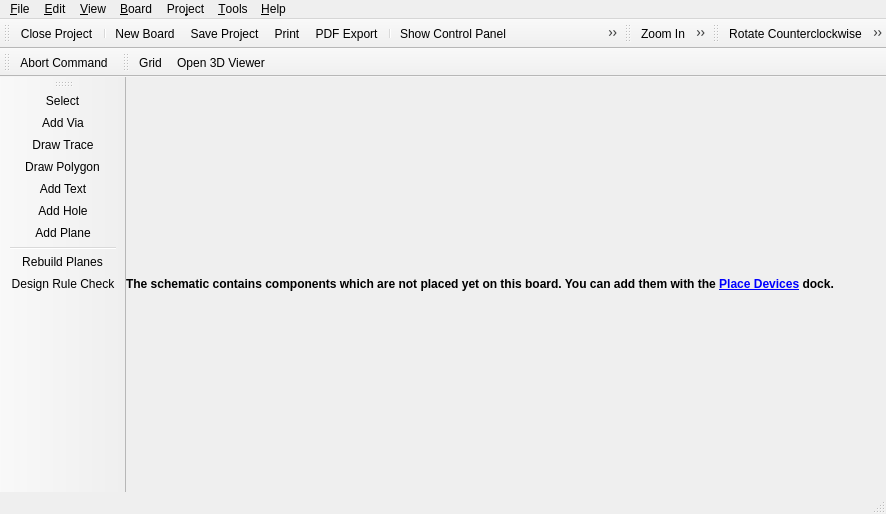
<?xml version="1.0" encoding="UTF-8"?>
<ui version="4.0">
 <class>librepcb::project::editor::BoardEditor</class>
 <widget class="QMainWindow" name="librepcb::project::editor::BoardEditor">
  <property name="enabled">
   <bool>true</bool>
  </property>
  <property name="geometry">
   <rect>
    <x>0</x>
    <y>0</y>
    <width>886</width>
    <height>514</height>
   </rect>
  </property>
  <property name="windowTitle">
   <string>Board Editor</string>
  </property>
  <property name="windowIcon">
   <iconset>
    <normaloff>:/img/actions/board_editor.png</normaloff>:/img/actions/board_editor.png</iconset>
  </property>
  <widget class="QWidget" name="centralwidget">
   <layout class="QVBoxLayout" name="verticalLayout">
    <property name="spacing">
     <number>0</number>
    </property>
    <property name="leftMargin">
     <number>0</number>
    </property>
    <property name="topMargin">
     <number>0</number>
    </property>
    <property name="rightMargin">
     <number>0</number>
    </property>
    <property name="bottomMargin">
     <number>0</number>
    </property>
    <item>
     <widget class="QTabBar" name="tabBar" native="true"/>
    </item>
    <item>
     <widget class="QLabel" name="lblUnplacedComponentsNote">
      <property name="font">
       <font>
        <weight>75</weight>
        <bold>true</bold>
       </font>
      </property>
      <property name="styleSheet">
       <string notr="true">QLabel {background-color: rgb(255, 255, 127); color: rgb(170, 0, 0);};</string>
      </property>
      <property name="text">
       <string>&lt;html&gt;&lt;head/&gt;&lt;body&gt;&lt;p&gt;The schematic contains components which are not placed yet on this board. You can add them with the &lt;a href=&quot;PlaceDevicesDock&quot;&gt;&lt;span style=&quot; text-decoration: underline; color:#0000ff;&quot;&gt;Place Devices&lt;/span&gt;&lt;/a&gt; dock.&lt;/p&gt;&lt;/body&gt;&lt;/html&gt;</string>
      </property>
      <property name="wordWrap">
       <bool>true</bool>
      </property>
      <property name="margin">
       <number>10</number>
      </property>
     </widget>
    </item>
   </layout>
  </widget>
  <widget class="QMenuBar" name="menubar">
   <property name="geometry">
    <rect>
     <x>0</x>
     <y>0</y>
     <width>886</width>
     <height>22</height>
    </rect>
   </property>
   <widget class="QMenu" name="menuFile">
    <property name="title">
     <string>&amp;File</string>
    </property>
    <addaction name="actionProjectSave"/>
    <addaction name="actionExportLppz"/>
    <addaction name="actionExportAsPdf"/>
    <addaction name="actionGenerateBom"/>
    <addaction name="actionGenerateFabricationData"/>
    <addaction name="actionGeneratePickPlace"/>
    <addaction name="actionPrint"/>
    <addaction name="separator"/>
    <addaction name="actionProjectClose"/>
    <addaction name="actionQuit"/>
   </widget>
   <widget class="QMenu" name="menuEdit">
    <property name="title">
     <string>&amp;Edit</string>
    </property>
    <addaction name="actionUndo"/>
    <addaction name="actionRedo"/>
    <addaction name="separator"/>
    <addaction name="actionRotate_CCW"/>
    <addaction name="actionRotate_CW"/>
    <addaction name="actionFlipHorizontal"/>
    <addaction name="actionFlipVertical"/>
    <addaction name="actionCopy"/>
    <addaction name="actionCut"/>
    <addaction name="actionPaste"/>
    <addaction name="actionRemove"/>
    <addaction name="separator"/>
    <addaction name="actionEditNetClasses"/>
   </widget>
   <widget class="QMenu" name="menuView">
    <property name="title">
     <string>&amp;View</string>
    </property>
    <addaction name="actionGrid"/>
    <addaction name="separator"/>
    <addaction name="actionHideAllPlanes"/>
    <addaction name="actionShowAllPlanes"/>
    <addaction name="separator"/>
    <addaction name="actionZoomIn"/>
    <addaction name="actionZoomOut"/>
    <addaction name="actionZoomAll"/>
   </widget>
   <widget class="QMenu" name="menuProject">
    <property name="title">
     <string>Pro&amp;ject</string>
    </property>
    <addaction name="actionProjectProperties"/>
    <addaction name="actionProjectSettings"/>
    <addaction name="separator"/>
    <addaction name="actionUpdateLibrary"/>
   </widget>
   <widget class="QMenu" name="menuTools">
    <property name="title">
     <string>&amp;Tools</string>
    </property>
    <addaction name="actionToolSelect"/>
    <addaction name="actionToolAddVia"/>
    <addaction name="actionToolDrawTrace"/>
    <addaction name="actionToolDrawPolygon"/>
    <addaction name="actionToolAddText"/>
    <addaction name="actionToolAddHole"/>
    <addaction name="actionToolAddPlane"/>
   </widget>
   <widget class="QMenu" name="menuHelp">
    <property name="enabled">
     <bool>true</bool>
    </property>
    <property name="title">
     <string>&amp;Help</string>
    </property>
    <addaction name="actionOnlineDocumentation"/>
    <addaction name="actionOpenWebsite"/>
    <addaction name="actionAbout"/>
    <addaction name="actionAboutQt"/>
   </widget>
   <widget class="QMenu" name="menuBoard">
    <property name="title">
     <string>&amp;Board</string>
    </property>
    <addaction name="actionLayerStackSetup"/>
    <addaction name="actionModifyDesignRules"/>
    <addaction name="actionDesignRuleCheck"/>
    <addaction name="separator"/>
    <addaction name="actionRebuildPlanes"/>
    <addaction name="separator"/>
    <addaction name="actionNewBoard"/>
    <addaction name="actionCopyBoard"/>
    <addaction name="actionRemoveBoard"/>
    <addaction name="separator"/>
   </widget>
   <addaction name="menuFile"/>
   <addaction name="menuEdit"/>
   <addaction name="menuView"/>
   <addaction name="menuBoard"/>
   <addaction name="menuProject"/>
   <addaction name="menuTools"/>
   <addaction name="menuHelp"/>
  </widget>
  <widget class="librepcb::StatusBar" name="statusbar"/>
  <widget class="QToolBar" name="fileToolbar">
   <property name="windowTitle">
    <string>File</string>
   </property>
   <attribute name="toolBarArea">
    <enum>TopToolBarArea</enum>
   </attribute>
   <attribute name="toolBarBreak">
    <bool>false</bool>
   </attribute>
   <addaction name="actionProjectClose"/>
   <addaction name="separator"/>
   <addaction name="actionNewBoard"/>
   <addaction name="actionProjectSave"/>
   <addaction name="actionPrint"/>
   <addaction name="actionExportAsPdf"/>
   <addaction name="separator"/>
   <addaction name="actionShowControlPanel"/>
   <addaction name="actionShowSchematicEditor"/>
   <addaction name="separator"/>
   <addaction name="actionUndo"/>
   <addaction name="actionRedo"/>
  </widget>
  <widget class="QToolBar" name="zoomToolbar">
   <property name="windowTitle">
    <string>Zoom</string>
   </property>
   <attribute name="toolBarArea">
    <enum>TopToolBarArea</enum>
   </attribute>
   <attribute name="toolBarBreak">
    <bool>false</bool>
   </attribute>
   <addaction name="actionZoomIn"/>
   <addaction name="actionZoomOut"/>
   <addaction name="actionZoomAll"/>
  </widget>
  <widget class="QToolBar" name="editToolbar">
   <property name="windowTitle">
    <string>Edit</string>
   </property>
   <attribute name="toolBarArea">
    <enum>TopToolBarArea</enum>
   </attribute>
   <attribute name="toolBarBreak">
    <bool>false</bool>
   </attribute>
   <addaction name="actionRotate_CCW"/>
   <addaction name="actionRotate_CW"/>
   <addaction name="actionFlipHorizontal"/>
   <addaction name="actionFlipVertical"/>
   <addaction name="separator"/>
   <addaction name="actionCut"/>
   <addaction name="actionCopy"/>
   <addaction name="actionPaste"/>
   <addaction name="actionRemove"/>
  </widget>
  <widget class="QToolBar" name="toolsToolbar">
   <property name="windowTitle">
    <string>Tools</string>
   </property>
   <attribute name="toolBarArea">
    <enum>LeftToolBarArea</enum>
   </attribute>
   <attribute name="toolBarBreak">
    <bool>false</bool>
   </attribute>
   <addaction name="actionToolSelect"/>
   <addaction name="actionToolAddVia"/>
   <addaction name="actionToolDrawTrace"/>
   <addaction name="actionToolDrawPolygon"/>
   <addaction name="actionToolAddText"/>
   <addaction name="actionToolAddHole"/>
   <addaction name="actionToolAddPlane"/>
   <addaction name="separator"/>
   <addaction name="actionRebuildPlanes"/>
   <addaction name="actionDesignRuleCheck"/>
  </widget>
  <widget class="QToolBar" name="commandToolbar">
   <property name="windowTitle">
    <string>Command</string>
   </property>
   <attribute name="toolBarArea">
    <enum>TopToolBarArea</enum>
   </attribute>
   <attribute name="toolBarBreak">
    <bool>true</bool>
   </attribute>
   <addaction name="actionCommandAbort"/>
  </widget>
  <widget class="QToolBar" name="viewToolbar">
   <property name="windowTitle">
    <string>View</string>
   </property>
   <attribute name="toolBarArea">
    <enum>TopToolBarArea</enum>
   </attribute>
   <attribute name="toolBarBreak">
    <bool>false</bool>
   </attribute>
   <addaction name="actionGrid"/>
   <addaction name="actionOpen3DViewer"/>
  </widget>
  <action name="actionProjectSave">
   <property name="icon">
    <iconset>
     <normaloff>:/img/actions/save.png</normaloff>:/img/actions/save.png</iconset>
   </property>
   <property name="text">
    <string>&amp;Save Project</string>
   </property>
   <property name="shortcut">
    <string>Ctrl+S</string>
   </property>
  </action>
  <action name="actionProjectClose">
   <property name="icon">
    <iconset>
     <normaloff>:/img/actions/close.png</normaloff>:/img/actions/close.png</iconset>
   </property>
   <property name="text">
    <string>&amp;Close Project</string>
   </property>
  </action>
  <action name="actionPrint">
   <property name="icon">
    <iconset>
     <normaloff>:/img/actions/print.png</normaloff>:/img/actions/print.png</iconset>
   </property>
   <property name="text">
    <string>&amp;Print</string>
   </property>
   <property name="shortcut">
    <string>Ctrl+P</string>
   </property>
  </action>
  <action name="actionQuit">
   <property name="icon">
    <iconset>
     <normaloff>:/img/actions/quit.png</normaloff>:/img/actions/quit.png</iconset>
   </property>
   <property name="text">
    <string>&amp;Quit</string>
   </property>
   <property name="shortcut">
    <string>Ctrl+Q</string>
   </property>
  </action>
  <action name="actionExportAsPdf">
   <property name="icon">
    <iconset>
     <normaloff>:/img/actions/pdf.png</normaloff>:/img/actions/pdf.png</iconset>
   </property>
   <property name="text">
    <string>PDF &amp;Export</string>
   </property>
  </action>
  <action name="actionShowControlPanel">
   <property name="icon">
    <iconset>
     <normaloff>:/img/actions/home.png</normaloff>:/img/actions/home.png</iconset>
   </property>
   <property name="text">
    <string>Show Control Panel</string>
   </property>
  </action>
  <action name="actionShowSchematicEditor">
   <property name="icon">
    <iconset>
     <normaloff>:/img/actions/schematic.png</normaloff>:/img/actions/schematic.png</iconset>
   </property>
   <property name="text">
    <string>Show Schematic Editor</string>
   </property>
  </action>
  <action name="actionUndo">
   <property name="icon">
    <iconset>
     <normaloff>:/img/actions/undo.png</normaloff>:/img/actions/undo.png</iconset>
   </property>
   <property name="text">
    <string>&amp;Undo</string>
   </property>
   <property name="shortcut">
    <string>Ctrl+Z</string>
   </property>
  </action>
  <action name="actionRedo">
   <property name="icon">
    <iconset>
     <normaloff>:/img/actions/redo.png</normaloff>:/img/actions/redo.png</iconset>
   </property>
   <property name="text">
    <string>&amp;Redo</string>
   </property>
   <property name="shortcut">
    <string>Ctrl+Y</string>
   </property>
  </action>
  <action name="actionOnlineDocumentation">
   <property name="icon">
    <iconset>
     <normaloff>:/img/actions/help.png</normaloff>:/img/actions/help.png</iconset>
   </property>
   <property name="text">
    <string>Online Documentation</string>
   </property>
   <property name="shortcut">
    <string>F1</string>
   </property>
  </action>
  <action name="actionOpenWebsite">
   <property name="icon">
    <iconset>
     <normaloff>:/img/actions/open_browser.png</normaloff>:/img/actions/open_browser.png</iconset>
   </property>
   <property name="text">
    <string>LibrePCB Website</string>
   </property>
  </action>
  <action name="actionRotate_CCW">
   <property name="icon">
    <iconset>
     <normaloff>:/img/actions/rotate_left.png</normaloff>:/img/actions/rotate_left.png</iconset>
   </property>
   <property name="text">
    <string>R&amp;otate Counterclockwise</string>
   </property>
   <property name="shortcut">
    <string>R</string>
   </property>
  </action>
  <action name="actionRotate_CW">
   <property name="icon">
    <iconset>
     <normaloff>:/img/actions/rotate_right.png</normaloff>:/img/actions/rotate_right.png</iconset>
   </property>
   <property name="text">
    <string>Rotate C&amp;lockwise</string>
   </property>
   <property name="shortcut">
    <string>Shift+R</string>
   </property>
  </action>
  <action name="actionCopy">
   <property name="icon">
    <iconset>
     <normaloff>:/img/actions/copy.png</normaloff>:/img/actions/copy.png</iconset>
   </property>
   <property name="text">
    <string>&amp;Copy</string>
   </property>
   <property name="shortcut">
    <string>Ctrl+C</string>
   </property>
   <property name="visible">
    <bool>false</bool>
   </property>
  </action>
  <action name="actionCut">
   <property name="icon">
    <iconset>
     <normaloff>:/img/actions/cut.png</normaloff>:/img/actions/cut.png</iconset>
   </property>
   <property name="text">
    <string>Cut</string>
   </property>
   <property name="shortcut">
    <string>Ctrl+X</string>
   </property>
   <property name="visible">
    <bool>false</bool>
   </property>
  </action>
  <action name="actionPaste">
   <property name="icon">
    <iconset>
     <normaloff>:/img/actions/paste.png</normaloff>:/img/actions/paste.png</iconset>
   </property>
   <property name="text">
    <string>&amp;Paste</string>
   </property>
   <property name="shortcut">
    <string>Ctrl+V</string>
   </property>
   <property name="visible">
    <bool>false</bool>
   </property>
  </action>
  <action name="actionRemove">
   <property name="icon">
    <iconset>
     <normaloff>:/img/actions/delete.png</normaloff>:/img/actions/delete.png</iconset>
   </property>
   <property name="text">
    <string>R&amp;emove</string>
   </property>
   <property name="shortcut">
    <string>Del</string>
   </property>
  </action>
  <action name="actionGrid">
   <property name="icon">
    <iconset>
     <normaloff>:/img/actions/grid.png</normaloff>:/img/actions/grid.png</iconset>
   </property>
   <property name="text">
    <string>&amp;Grid</string>
   </property>
  </action>
  <action name="actionZoomIn">
   <property name="icon">
    <iconset>
     <normaloff>:/img/actions/zoom_in.png</normaloff>:/img/actions/zoom_in.png</iconset>
   </property>
   <property name="text">
    <string>&amp;Zoom In</string>
   </property>
   <property name="shortcut">
    <string>Ctrl++</string>
   </property>
  </action>
  <action name="actionZoomOut">
   <property name="icon">
    <iconset>
     <normaloff>:/img/actions/zoom_out.png</normaloff>:/img/actions/zoom_out.png</iconset>
   </property>
   <property name="text">
    <string>Zoom &amp;Out</string>
   </property>
   <property name="shortcut">
    <string>Ctrl+-</string>
   </property>
  </action>
  <action name="actionZoomAll">
   <property name="icon">
    <iconset>
     <normaloff>:/img/actions/zoom_all.png</normaloff>:/img/actions/zoom_all.png</iconset>
   </property>
   <property name="text">
    <string>Zoo&amp;m All</string>
   </property>
  </action>
  <action name="actionProjectProperties">
   <property name="text">
    <string>&amp;Properties</string>
   </property>
   <property name="toolTip">
    <string>Edit Project Properties</string>
   </property>
  </action>
  <action name="actionProjectSettings">
   <property name="icon">
    <iconset>
     <normaloff>:/img/actions/settings.png</normaloff>:/img/actions/settings.png</iconset>
   </property>
   <property name="text">
    <string>&amp;Settings</string>
   </property>
   <property name="toolTip">
    <string>Project Settings</string>
   </property>
  </action>
  <action name="actionAbout">
   <property name="icon">
    <iconset>
     <normaloff>:/img/actions/info.png</normaloff>:/img/actions/info.png</iconset>
   </property>
   <property name="text">
    <string>&amp;About LibrePCB</string>
   </property>
   <property name="menuRole">
    <enum>QAction::AboutRole</enum>
   </property>
  </action>
  <action name="actionAboutQt">
   <property name="text">
    <string>About &amp;Qt</string>
   </property>
   <property name="menuRole">
    <enum>QAction::AboutQtRole</enum>
   </property>
  </action>
  <action name="actionToolSelect">
   <property name="icon">
    <iconset>
     <normaloff>:/img/actions/select.png</normaloff>:/img/actions/select.png</iconset>
   </property>
   <property name="text">
    <string>&amp;Select</string>
   </property>
  </action>
  <action name="actionCommandAbort">
   <property name="icon">
    <iconset>
     <normaloff>:/img/actions/stop.png</normaloff>:/img/actions/stop.png</iconset>
   </property>
   <property name="text">
    <string>Abort Command</string>
   </property>
   <property name="shortcut">
    <string>Esc</string>
   </property>
  </action>
  <action name="actionNewBoard">
   <property name="icon">
    <iconset>
     <normaloff>:/img/actions/new_2.png</normaloff>:/img/actions/new_2.png</iconset>
   </property>
   <property name="text">
    <string>&amp;New Board</string>
   </property>
   <property name="shortcut">
    <string>Ctrl+N</string>
   </property>
  </action>
  <action name="actionEditNetClasses">
   <property name="text">
    <string>&amp;Net Classes</string>
   </property>
  </action>
  <action name="actionFlipHorizontal">
   <property name="icon">
    <iconset>
     <normaloff>:/img/actions/flip_horizontal.png</normaloff>:/img/actions/flip_horizontal.png</iconset>
   </property>
   <property name="text">
    <string>&amp;Flip Horizontal</string>
   </property>
   <property name="shortcut">
    <string>F</string>
   </property>
  </action>
  <action name="actionFlipVertical">
   <property name="icon">
    <iconset>
     <normaloff>:/img/actions/flip_vertical.png</normaloff>:/img/actions/flip_vertical.png</iconset>
   </property>
   <property name="text">
    <string>Flip &amp;Vertical</string>
   </property>
   <property name="shortcut">
    <string>Shift+F</string>
   </property>
  </action>
  <action name="actionToolDrawTrace">
   <property name="icon">
    <iconset>
     <normaloff>:/img/actions/draw_wire.png</normaloff>:/img/actions/draw_wire.png</iconset>
   </property>
   <property name="text">
    <string>&amp;Draw Trace</string>
   </property>
  </action>
  <action name="actionToolAddVia">
   <property name="icon">
    <iconset>
     <normaloff>:/img/actions/add_via.png</normaloff>:/img/actions/add_via.png</iconset>
   </property>
   <property name="text">
    <string>&amp;Add Via</string>
   </property>
  </action>
  <action name="actionCopyBoard">
   <property name="icon">
    <iconset>
     <normaloff>:/img/actions/copy.png</normaloff>:/img/actions/copy.png</iconset>
   </property>
   <property name="text">
    <string>&amp;Copy Board</string>
   </property>
  </action>
  <action name="actionGenerateFabricationData">
   <property name="icon">
    <iconset>
     <normaloff>:/img/actions/export_gerber.png</normaloff>:/img/actions/export_gerber.png</iconset>
   </property>
   <property name="text">
    <string>&amp;Generate Fabrication Data</string>
   </property>
   <property name="toolTip">
    <string>Generate Fabrication Data</string>
   </property>
  </action>
  <action name="actionModifyDesignRules">
   <property name="text">
    <string>&amp;Design Rules</string>
   </property>
  </action>
  <action name="actionLayerStackSetup">
   <property name="text">
    <string>&amp;Layer Stack Setup</string>
   </property>
  </action>
  <action name="actionRemoveBoard">
   <property name="icon">
    <iconset>
     <normaloff>:/img/actions/delete.png</normaloff>:/img/actions/delete.png</iconset>
   </property>
   <property name="text">
    <string>Remove &amp;Board</string>
   </property>
  </action>
  <action name="actionToolDrawPolygon">
   <property name="icon">
    <iconset>
     <normaloff>:/img/actions/draw_polygon.png</normaloff>:/img/actions/draw_polygon.png</iconset>
   </property>
   <property name="text">
    <string>D&amp;raw Polygon</string>
   </property>
  </action>
  <action name="actionRebuildPlanes">
   <property name="icon">
    <iconset>
     <normaloff>:/img/actions/rebuild_plane.png</normaloff>:/img/actions/rebuild_plane.png</iconset>
   </property>
   <property name="text">
    <string>&amp;Rebuild Planes</string>
   </property>
  </action>
  <action name="actionToolAddPlane">
   <property name="icon">
    <iconset>
     <normaloff>:/img/actions/add_plane.png</normaloff>:/img/actions/add_plane.png</iconset>
   </property>
   <property name="text">
    <string>Add &amp;Plane</string>
   </property>
  </action>
  <action name="actionToolAddText">
   <property name="icon">
    <iconset>
     <normaloff>:/img/actions/add_text.png</normaloff>:/img/actions/add_text.png</iconset>
   </property>
   <property name="text">
    <string>Add T&amp;ext</string>
   </property>
  </action>
  <action name="actionToolAddHole">
   <property name="icon">
    <iconset>
     <normaloff>:/img/actions/add_hole.png</normaloff>:/img/actions/add_hole.png</iconset>
   </property>
   <property name="text">
    <string>Add &amp;Hole</string>
   </property>
  </action>
  <action name="actionUpdateLibrary">
   <property name="icon">
    <iconset>
     <normaloff>:/img/actions/refresh.png</normaloff>:/img/actions/refresh.png</iconset>
   </property>
   <property name="text">
    <string>Update Library</string>
   </property>
  </action>
  <action name="actionExportLppz">
   <property name="icon">
    <iconset>
     <normaloff>:/img/actions/export_zip.png</normaloff>:/img/actions/export_zip.png</iconset>
   </property>
   <property name="text">
    <string>&amp;Export project to *.lppz</string>
   </property>
   <property name="toolTip">
    <string>Export project to *.lppz</string>
   </property>
  </action>
  <action name="actionGenerateBom">
   <property name="icon">
    <iconset>
     <normaloff>:/img/actions/generate_bom.png</normaloff>:/img/actions/generate_bom.png</iconset>
   </property>
   <property name="text">
    <string>Generate BOM</string>
   </property>
   <property name="toolTip">
    <string>Generate BOM</string>
   </property>
  </action>
  <action name="actionShowAllPlanes">
   <property name="icon">
    <iconset>
     <normaloff>:/img/actions/show_planes.png</normaloff>:/img/actions/show_planes.png</iconset>
   </property>
   <property name="text">
    <string>Show All Planes</string>
   </property>
  </action>
  <action name="actionHideAllPlanes">
   <property name="icon">
    <iconset>
     <normaloff>:/img/actions/hide_planes.png</normaloff>:/img/actions/hide_planes.png</iconset>
   </property>
   <property name="text">
    <string>Hide All Planes</string>
   </property>
  </action>
  <action name="actionDesignRuleCheck">
   <property name="icon">
    <iconset>
     <normaloff>:/img/actions/drc.png</normaloff>:/img/actions/drc.png</iconset>
   </property>
   <property name="text">
    <string>Design Rule Check</string>
   </property>
  </action>
  <action name="actionGeneratePickPlace">
   <property name="icon">
    <iconset>
     <normaloff>:/img/actions/export_pick_place_file.png</normaloff>:/img/actions/export_pick_place_file.png</iconset>
   </property>
   <property name="text">
    <string>Generate Pick&amp;&amp;Place Files</string>
   </property>
  </action>
  <action name="actionOpen3DViewer">
   <property name="text">
    <string>Open 3D Viewer</string>
   </property>
  </action>
 </widget>
 <customwidgets>
  <customwidget>
   <class>librepcb::StatusBar</class>
   <extends>QStatusBar</extends>
   <header location="global">librepcb/common/widgets/statusbar.h</header>
  </customwidget>
  <customwidget>
   <class>QTabBar</class>
   <extends>QWidget</extends>
   <header>qtabbar.h</header>
  </customwidget>
 </customwidgets>
 <resources/>
 <connections/>
</ui>
